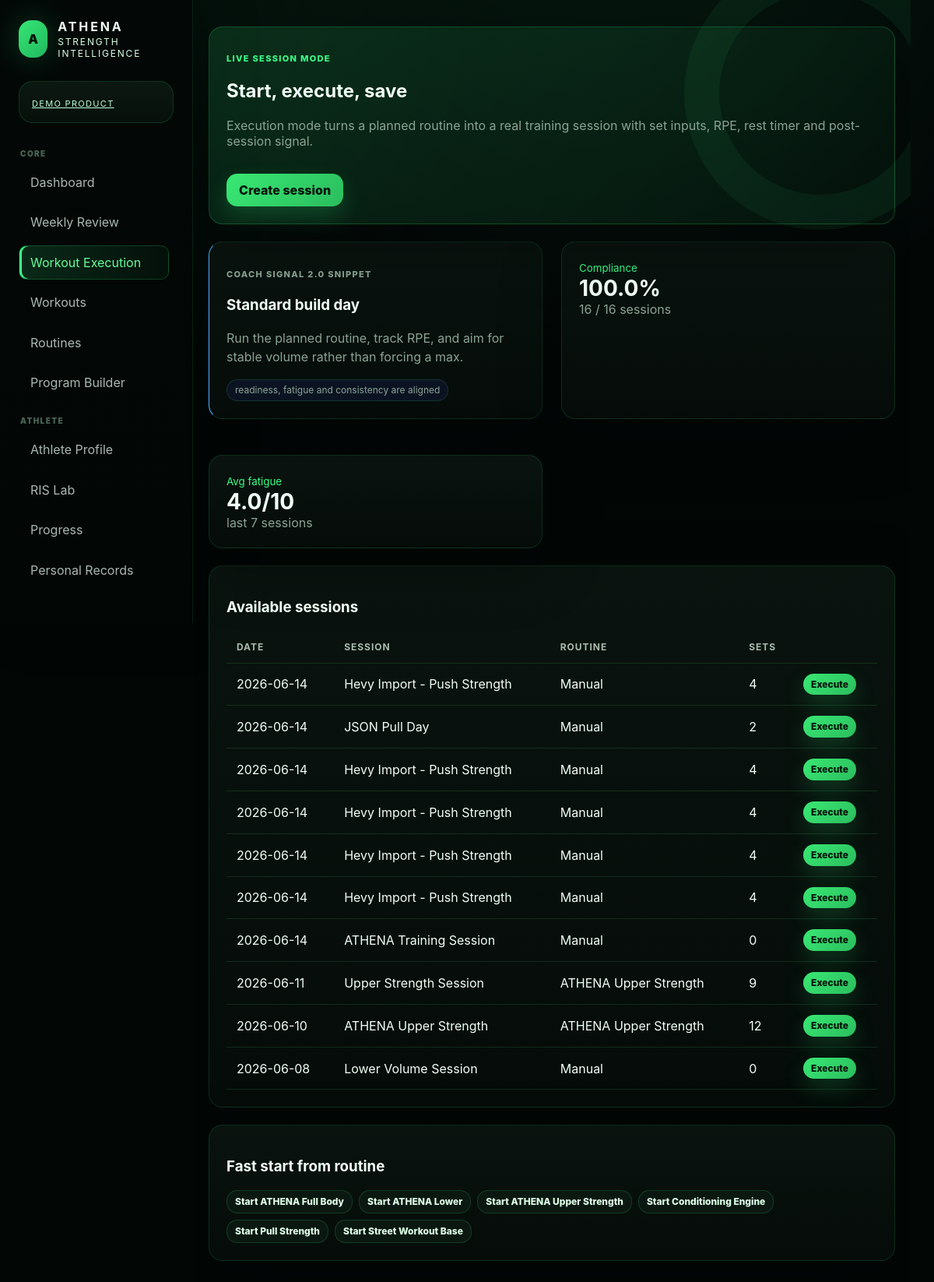
/execute, run on the app's committed database.
### tables this page shows
CREATE TABLE workouts(
            id INTEGER PRIMARY KEY AUTOINCREMENT,
            name TEXT NOT NULL,
            date TEXT NOT NULL,
            routine_id INTEGER,
            source TEXT DEFAULT 'ATHENA',
            duration_min INTEGER DEFAULT 60,
            bodyweight REAL,
            readiness INTEGER DEFAULT 7,
            mood TEXT DEFAULT 'Good',
            notes TEXT DEFAULT '',
            hevy_id TEXT
        , fatigue INTEGER DEFAULT 4, focus INTEGER DEFAULT 7);

CREATE TABLE routines(
            id INTEGER PRIMARY KEY AUTOINCREMENT,
            name TEXT NOT NULL,
            goal TEXT,
            intensity TEXT,
            notes TEXT,
            created_at TEXT DEFAULT CURRENT_TIMESTAMP
        );

### app.py (the view)
@app.route('/execute')
def execute_hub():
    rows=q('SELECT w.*, r.name routine_name, COUNT(DISTINCT we.id) exercise_count, COUNT(ws.id) set_count FROM workouts w LEFT JOIN routines r ON r.id=w.routine_id LEFT JOIN workout_exercises we ON we.workout_id=w.id LEFT JOIN workout_sets ws ON ws.workout_exercise_id=we.id GROUP BY w.id ORDER BY w.date DESC,w.id DESC LIMIT 10')
    return render_template('execute_hub.html', rows=rows, routines=q('SELECT * FROM routines ORDER BY name'), signal=coach_signal_v2())

### app.py (called while the page is built)
def db():
    conn = sqlite3.connect(DB_PATH)
    conn.row_factory = sqlite3.Row
    return conn

def q(sql, params=(), one=False, commit=False):
    with db() as conn:
        cur = conn.execute(sql, params)
        if commit:
            conn.commit()
        return (cur.fetchone() if one else cur.fetchall())

@app.context_processor
def inject():
    return dict(MUSCLES=MUSCLES, MOODS=MOODS, SEXES=SEXES, DIFFICULTY=DIFFICULTY, EXERCISE_TYPES=EXERCISE_TYPES, today=datetime.date.today().isoformat())

def training_compliance(days=28):
    today=datetime.date.today(); start=(today-datetime.timedelta(days=days)).isoformat()
    completed=q('SELECT COUNT(*) c FROM workouts WHERE date>=?',(start,),one=True)['c'] or 0
    planned=q('SELECT COUNT(*) c FROM program_days',one=True)['c'] or 0
    planned=max(planned, completed, 1)
    return {'planned':planned,'completed':completed,'rate':round((completed/planned)*100,1),'days':days}

def coach_signal_v2():
    base=training_advisor(); ready=readiness_v2(); recent=q('SELECT * FROM workouts ORDER BY date DESC LIMIT 7')
    avg=round(sum([(r['fatigue'] or 0) for r in recent]) / max(1,len(recent)),1)
    comp=training_compliance(); reasons=[]
    if ready['score']<60: reasons.append('readiness below build threshold')
    if avg>=6: reasons.append('7-session fatigue trend is elevated')
    if comp['rate']<80: reasons.append('training compliance needs stabilization')
    if not reasons: reasons=['readiness, fatigue and consistency are aligned']
    return dict(title=base['title'], text=base['text'], tone=base['tone'], readiness=ready, avg_fatigue=avg, compliance=comp, reasons=reasons)

@app.context_processor
def athena_v116_context():
    return dict(
        athlete_rank_from_xp=athlete_rank_from_xp,
        streak_system_v2=streak_system_v2,
        profile_completion_score=profile_completion_score,
        skill_tree_view_data=skill_tree_view_data,
        featured_achievements=featured_achievements,
        upcoming_goals_data=upcoming_goals_data,
        smart_training_suggestion_v2=smart_training_suggestion_v2,
        dashboard_mission_v2=dashboard_mission_v2,
    )

### templates/execute_hub.html
{% extends 'base.html' %}{% block title %}Workout Execution{% endblock %}{% block content %}
<section class="card hero"><div class="workout-head"><div><p class="eyebrow">Live session mode</p><h2>Start, execute, save</h2><p class="muted">Execution mode turns a planned routine into a real training session with set inputs, RPE, rest timer and post-session signal.</p></div><a class="primary nav-link" href="/workouts/new">Create session</a></div></section>
<div class="grid cols-3"><div class="card advisor {{signal.tone}}"><p class="eyebrow">Coach Signal 2.0 snippet</p><h3>{{signal.title}}</h3><p>{{signal.text}}</p>{% for r in signal.reasons %}<span class="pill">{{r}}</span>{% endfor %}</div><div class="card stat"><small>Compliance</small><br><b>{{signal.compliance.rate}}%</b><br><span>{{signal.compliance.completed}} / {{signal.compliance.planned}} sessions</span></div><div class="card stat"><small>Avg fatigue</small><br><b>{{signal.avg_fatigue}}/10</b><br><span>last 7 sessions</span></div></div>
<div class="card"><h3>Available sessions</h3><table><tr><th>Date</th><th>Session</th><th>Routine</th><th>Sets</th><th></th></tr>{% for w in rows %}<tr><td>{{w.date}}</td><td>{{w.name}}</td><td>{{w.routine_name or 'Manual'}}</td><td>{{w.set_count}}</td><td><a class="primary tiny nav-link" href="/workouts/{{w.id}}/execute">Execute</a></td></tr>{% endfor %}</table></div>
<div class="card"><h3>Fast start from routine</h3><div class="template-mini-list">{% for r in routines %}<a class="btn tiny nav-link" href="/routines/{{r.id}}/start">Start {{r.name}}</a>{% endfor %}</div></div>
{% endblock %}

### data on the page
workouts: date "2026-06-14", name "Hevy Import - Push Strength", routine_name "Manual", set_count "4"
workouts: date "2026-06-14", name "JSON Pull Day", routine_name "Manual", set_count "2"
workouts: date "2026-06-14", name "Hevy Import - Push Strength", routine_name "Manual", set_count "4"
workouts: date "2026-06-14", name "Hevy Import - Push Strength", routine_name "Manual", set_count "4"
workouts: date "2026-06-14", name "Hevy Import - Push Strength", routine_name "Manual", set_count "4"
workouts: date "2026-06-14", name "Hevy Import - Push Strength", routine_name "Manual", set_count "4"
workouts: date "2026-06-14", name "ATHENA Training Session", routine_name "Manual", set_count "0"
workouts: date "2026-06-11", name "Upper Strength Session", routine_name "ATHENA Upper Strength", set_count "9"
workouts: date "2026-06-10", name "ATHENA Upper Strength", set_count "12"
workouts: date "2026-06-08", name "Lower Volume Session", routine_name "Manual", set_count "0"
routines: name "ATHENA Full Body"
routines: name "ATHENA Lower"
routines: name "ATHENA Upper Strength"
routines: name "Conditioning Engine"
routines: name "Pull Strength"
routines: name "Street Workout Base"

### other printed values
{{ signal.title }} "Standard build day"
{{ signal.text }} "Run the planned routine, track RPE, and aim for stable volume rather than forcing a max."
{{ r }} "readiness, fatigue and consistency are aligned"
{{ signal.compliance.rate }} "100.0"
{{ signal.compliance.completed }} "16"
{{ signal.compliance.planned }} "16"
{{ signal.avg_fatigue }} "4.0"
